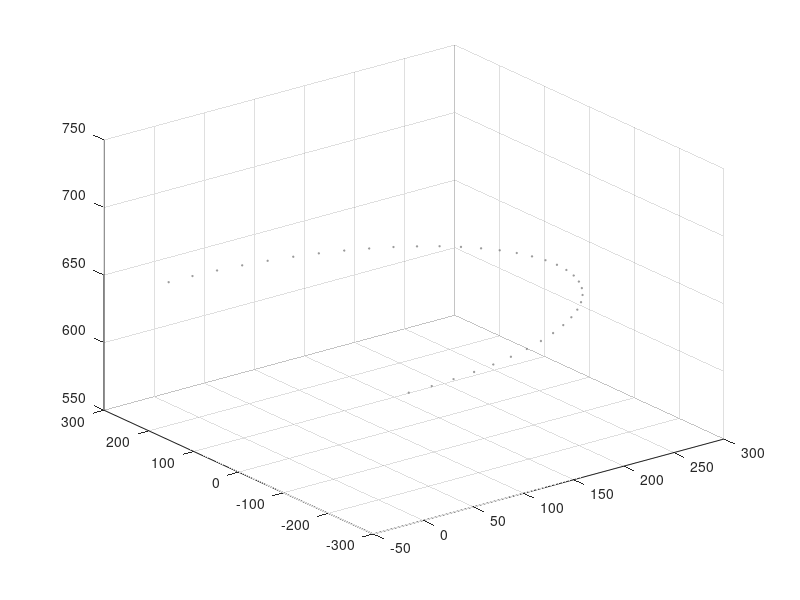

Reproduce this figure in MATLAB. (Note: this script raises an error after producing the figure.)
% 加载工作空间点云
load('workspace_points.mat');

% 绘制工作空间（灰色点云）
figure;
scatter3(workspace_points(:,1), workspace_points(:,2), workspace_points(:,3), 1, [0.5,0.5,0.5]);
hold on;

% 绘制机械臂在某个姿态下的模型（示例角度）
DHfk_IRB120_Lnya(30, -45, 60, 0, 90, 0, false);

% 美化图形
xlabel('X'); ylabel('Y'); zlabel('Z');
title('工作空间与机械臂模型');
axis equal;
grid on;

%结合机械臂模型显示